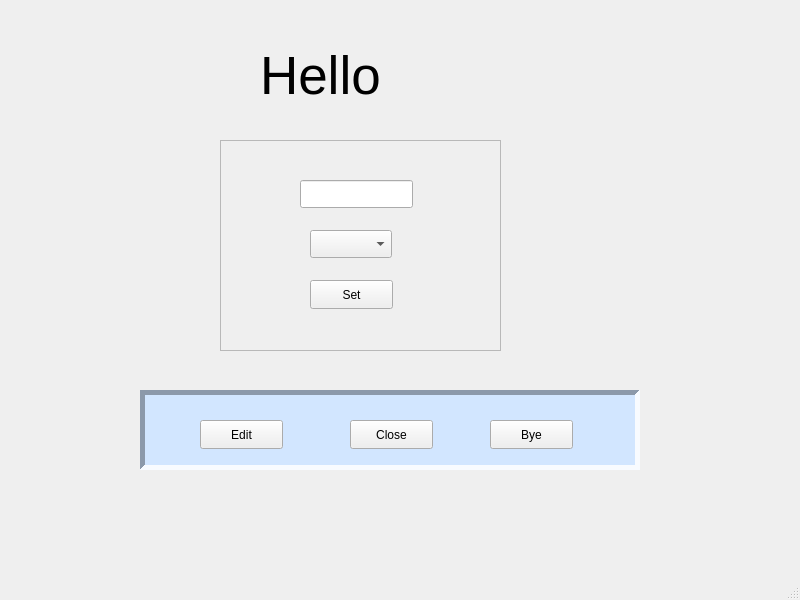
<?xml version="1.0" encoding="UTF-8"?>
<ui version="4.0">
 <class>Dopusk02_TNR</class>
 <widget class="QMainWindow" name="Dopusk02_TNR">
  <property name="geometry">
   <rect>
    <x>0</x>
    <y>0</y>
    <width>800</width>
    <height>600</height>
   </rect>
  </property>
  <property name="windowTitle">
   <string>Dopusk02_TNR</string>
  </property>
  <widget class="QWidget" name="centralwidget">
   <widget class="QFrame" name="EditPanel">
    <property name="geometry">
     <rect>
      <x>220</x>
      <y>140</y>
      <width>281</width>
      <height>211</height>
     </rect>
    </property>
    <property name="frameShape">
     <enum>QFrame::StyledPanel</enum>
    </property>
    <property name="frameShadow">
     <enum>QFrame::Raised</enum>
    </property>
    <widget class="QLineEdit" name="LabelEdit">
     <property name="geometry">
      <rect>
       <x>80</x>
       <y>40</y>
       <width>113</width>
       <height>28</height>
      </rect>
     </property>
    </widget>
    <widget class="QComboBox" name="ColorPicker">
     <property name="geometry">
      <rect>
       <x>90</x>
       <y>90</y>
       <width>82</width>
       <height>28</height>
      </rect>
     </property>
    </widget>
    <widget class="QPushButton" name="SetButton">
     <property name="geometry">
      <rect>
       <x>90</x>
       <y>140</y>
       <width>83</width>
       <height>29</height>
      </rect>
     </property>
     <property name="text">
      <string>Set</string>
     </property>
    </widget>
   </widget>
   <widget class="QLabel" name="label">
    <property name="geometry">
     <rect>
      <x>260</x>
      <y>40</y>
      <width>191</width>
      <height>71</height>
     </rect>
    </property>
    <property name="styleSheet">
     <string notr="true">QLabel {
	font-size: 40pt;
	color: black;
}</string>
    </property>
    <property name="text">
     <string>Hello</string>
    </property>
   </widget>
   <widget class="QFrame" name="frame_2">
    <property name="geometry">
     <rect>
      <x>140</x>
      <y>390</y>
      <width>500</width>
      <height>80</height>
     </rect>
    </property>
    <property name="styleSheet">
     <string notr="true">QFrame {
	width: 100%;	
	background-color:  rgb(210, 230, 255);
}
</string>
    </property>
    <property name="frameShape">
     <enum>QFrame::Panel</enum>
    </property>
    <property name="frameShadow">
     <enum>QFrame::Sunken</enum>
    </property>
    <property name="lineWidth">
     <number>5</number>
    </property>
    <widget class="QPushButton" name="EditButton">
     <property name="geometry">
      <rect>
       <x>60</x>
       <y>30</y>
       <width>83</width>
       <height>29</height>
      </rect>
     </property>
     <property name="text">
      <string>Edit</string>
     </property>
    </widget>
    <widget class="QPushButton" name="CloseButton">
     <property name="geometry">
      <rect>
       <x>210</x>
       <y>30</y>
       <width>83</width>
       <height>29</height>
      </rect>
     </property>
     <property name="text">
      <string>Close</string>
     </property>
    </widget>
    <widget class="QPushButton" name="ByeButton">
     <property name="geometry">
      <rect>
       <x>350</x>
       <y>30</y>
       <width>83</width>
       <height>29</height>
      </rect>
     </property>
     <property name="text">
      <string>Bye</string>
     </property>
    </widget>
   </widget>
  </widget>
  <widget class="QMenuBar" name="menubar">
   <property name="geometry">
    <rect>
     <x>0</x>
     <y>0</y>
     <width>800</width>
     <height>25</height>
    </rect>
   </property>
  </widget>
  <widget class="QStatusBar" name="statusbar"/>
 </widget>
 <resources/>
 <connections/>
</ui>
